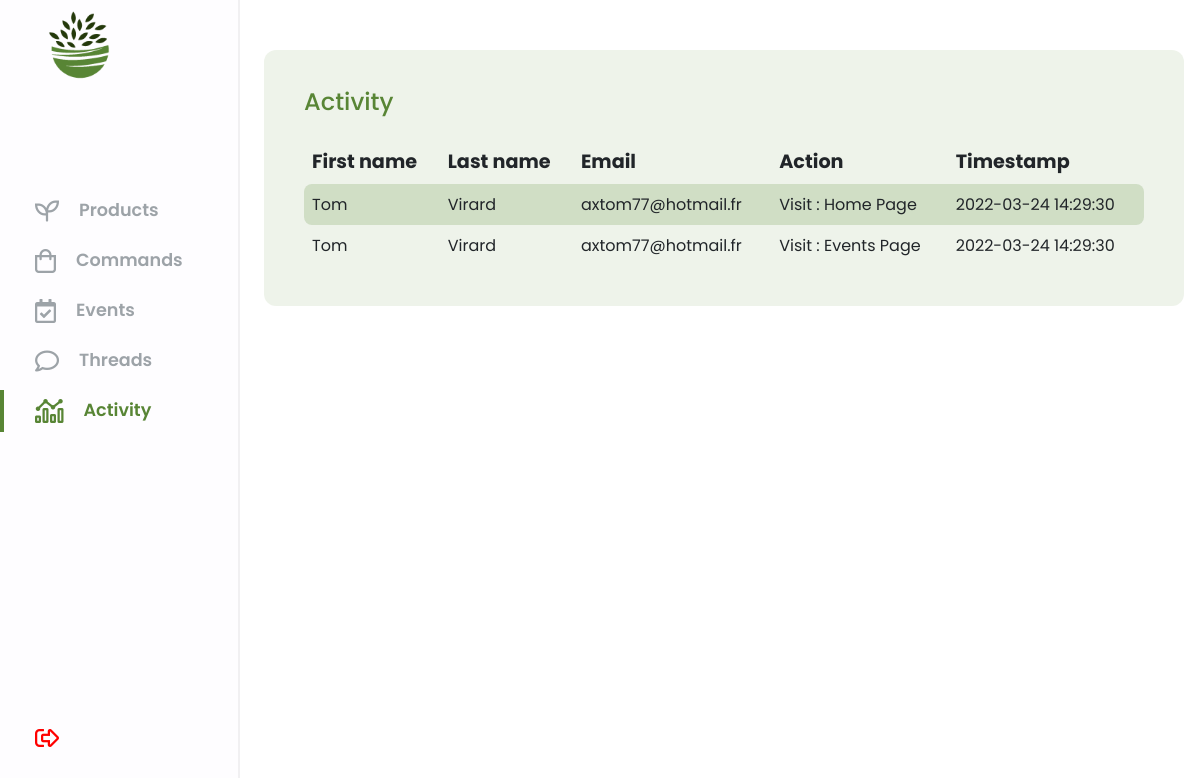
The app's page /admin-dashboard/dashboard.php?page=activity-panel (signed in) with its own data.
### tables this page shows
CREATE TABLE activity_log(
   visit_log_id INT AUTO_INCREMENT,
   action VARCHAR(50)  NOT NULL,
   created_at DATETIME NOT NULL,
   customer_id INT NOT NULL,
   PRIMARY KEY(visit_log_id),
   FOREIGN KEY(customer_id) REFERENCES customer(customer_id)
);

CREATE TABLE customer(
   customer_id INT AUTO_INCREMENT,
   firstname VARCHAR(50)  NOT NULL,
   lastname VARCHAR(50)  NOT NULL,
   email VARCHAR(255)  NOT NULL,
   password VARCHAR(64)  NOT NULL,
   vkey VARCHAR(32)  NOT NULL,
   verified TINYINT NOT NULL,
   registration_date DATETIME NOT NULL,
   update_date DATETIME NOT NULL,
   PRIMARY KEY(customer_id)
);

### database/DBController.php (called while the page is built, shortened)
<?php
class DBController
{
    protected $host = 'localhost';
    protected $user = 'root';
    protected $pwd = '95ATfgkqw5Ug';
    protected $database = 'tropicalinterior';
    public function __construct()
    {
        $this->con = mysqli_connect($this->host, $this->user, $this->pwd, $this->database);
    }
}
?>

### utilities.php (called while the page is built, shortened)
<?php
    function debug_to_console($data) {
        $output = $data;
    }
    require(__DIR__."/database/DBController.php");
    $db = new DBController();
    require(__DIR__."/database/CustomRequest.php");
    $customRequest = new CustomRequest($db);
?>

### database/CustomRequest.php (called while the page is built, shortened)
<?php
    class CustomRequest
    {
        public $db = null;
        public function __construct(DBController $db)
        {
            $this->db = $db;
        }
        public function getData($query)
        {
            $result = $this->db->con->query($query);
            $resultArray = array();
            while($item = mysqli_fetch_array($result, MYSQLI_ASSOC))
            {
                $resultArray[] = $item;
            }
            return $resultArray;
        }
    }
?>

### admin-dashboard/pages/activity-panel.php (the view)
<div class="activity_main_container">
    <p class="activity_title">Activity</p>
    <?php
        $logs = $customRequest->getData(
            "SELECT c.firstname, c.lastname, c.email, a.action, a.created_at AS timestamp
             FROM activity_log a
             LEFT JOIN (customer c) ON (c.customer_id = a.customer_id)
             LIMIT 100;
            ");
    ?>
    <table class="table_content">
        <thead class="table_head">
            <th class="head_item">First name</th>
            <th class="head_item">Last name</th>
            <th class="head_item">Email</th>
            <th class="head_item">Action</th>
            <th class="head_item">Timestamp</th>
        </thead>
        <tbody class="table_body">
            <?php foreach($logs as $log) {?>
            <tr class="body_item">
                <td class="body_item_info"><?php echo $log['firstname'] ?></td>
                <td class="body_item_info"><?php echo $log['lastname'] ?></td>
                <td class="body_item_info"><?php echo $log['email'] ?></td>
                <td class="body_item_info"><?php echo $log['action'] ?></td>
                <td class="body_item_info"><?php echo $log['timestamp'] ?></td>
            </tr>
            <?php } ?>
        </tbody>
    </table>
</div>

### admin-dashboard/css/activity-panel.css (style rules this page uses)
.activity_main_container { display: flex; flex-direction: column; justify-content: center; background-color: rgba(88, 133, 53, 0.1); padding: 40px; border-radius: 12px; }
.activity_title { font-size: 1.5rem; margin-bottom: 25px; font-weight: 500; color: #588535; }
.table_content { width: 70vw; }
.head_item { font-size: 1.2rem; }
.body_item_info, .head_item { padding: 8px; }
.table_body tr:nth-child(odd) { background-color: rgba(88, 133, 53, 0.2); }
.body_item_info:first-child { border-top-left-radius: 8px; border-bottom-left-radius: 8px; }
.body_item_info:last-child { border-top-right-radius: 8px; border-bottom-right-radius: 8px; }

### records on screen
activity_log: customer.firstname "Tom", customer.lastname "Virard", customer.email "axtom77@hotmail.fr", action "Visit : Home Page", created_at "2022-03-24 14:29:30"
activity_log: customer.firstname "Tom", customer.lastname "Virard", customer.email "axtom77@hotmail.fr", action "Visit : Events Page", created_at "2022-03-24 14:29:30"
